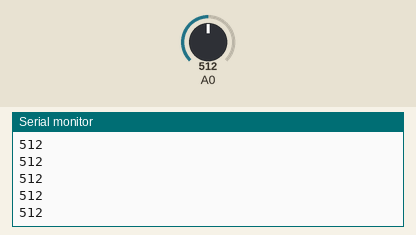
Simulated run of this sketch. Board: Arduino Uno, built with avr-gcc and run on an emulated ATmega328P. On the bench: the last lines printed to the serial monitor. The test bench sets the inputs (shaded band); at power-on: A0 = 512.

Above: at 6.2 s.
6.3 s: A0 set to 716
At 6.8 s:
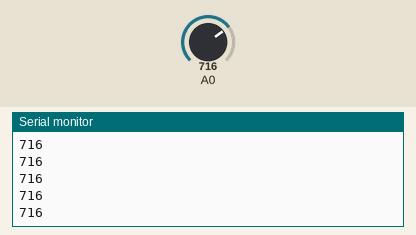
7.8 s: A0 set to 774
At 8.8 s:
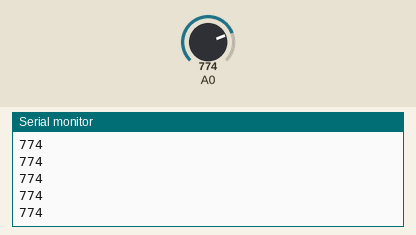
Timing chart, 0 to 10.8 s (numbered marks = the images above; inputs shaded):
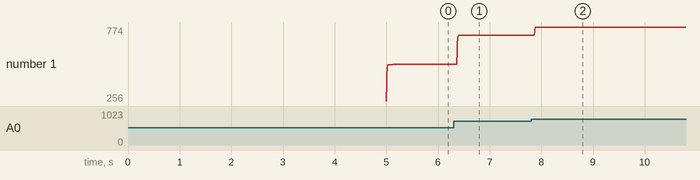

The sketch:

MKII_ENCODER_CALIBRATION.ino
```cpp
// Green -> 3v3 (CCW)
// Yellow -> A0 (W)
// Red -> GND (CW)

int blade_rot = 60;  //deg
int rot_range = (1023 / (360 / blade_rot));

// ENCODER VALUES
int L_up_min = 764;
int L_up_max = 767;

int L_down_min = 112;
int L_down_max = 112;

int R_up = 1014;
int R_down = 72;
int R_FA_UP = 559;
int L_FA_UP = 469;
int R_FA_DOWN = 0;
int L_FA_DOWN = 0;

int values[200] = {};
int i = 0;
int val1 = 0;
int val2 = 0;
bool direction = false;

float alpha = 0.5;

void setup() {
  Serial.begin(9600);
  delay(5000);
}

void loop() {
  val1 = analogRead(A0);
  // Serial.println(val1);
  Serial.println(filter(val1));
  // values[i] = filter(val1);
  // i += 1;

  // if (i == 200) {
  //   long sum = 0L;  // sum will be larger than an item, long for safety.
  //   for (int j = 0; j < 200; j++) {
  //     sum += values[j];
  //   }
  //     Serial.println("min: " + min(values));
  //     delay(10000);
  // }
  // direction = (feedback_loop(val1, direction));
  // Serial.println(direction);
  // delay(15);
}

// Low-pass filter function with linearity compensation
int filter(int val1) {
  static float filteredValue = 0;  // Declare filteredValue as static
  // Apply low-pass filter
  filteredValue = (alpha * val1) + ((1 - alpha) * filteredValue);
  return int(filteredValue);
}
```

Measured:
- after the input at 6.3 s, the serial monitor: prints a new line after 0.07 s (image 1)
- after the input at 7.8 s, the serial monitor: prints a new line after 0.07 s (image 2)
- plotted number 1: 512 → 716 after the input at 6.3 s, 716 → 774 after the input at 7.8 s
